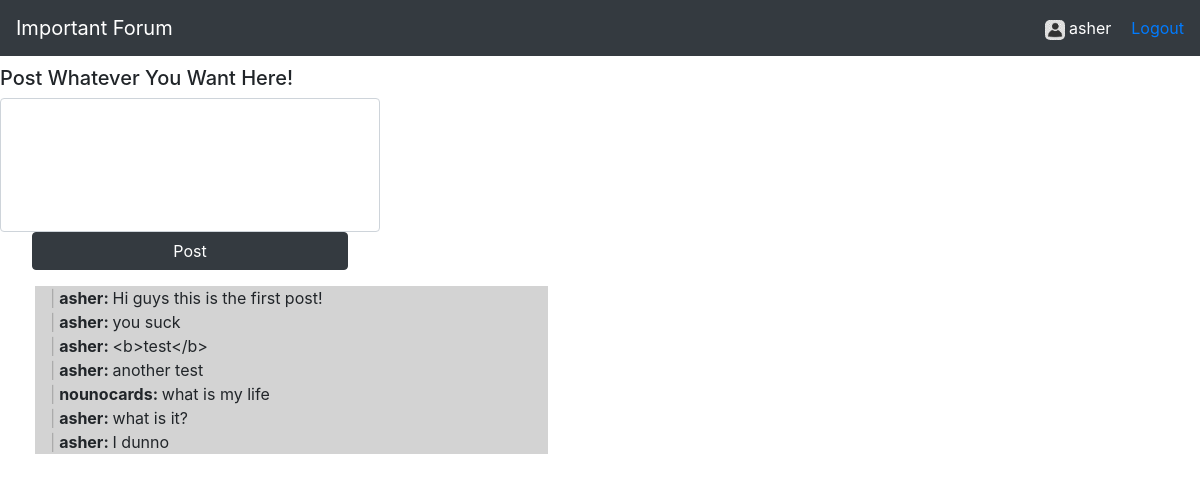
The app's page /userPage.php (signed in) with its own data.
### tables this page shows
CREATE TABLE `TextData` (
  `id` int(11) NOT NULL,
  `userData` text,
  `userID` int(11) DEFAULT NULL
);

CREATE TABLE `Users` (
  `UserID` int(11) NOT NULL,
  `UserName` varchar(25) DEFAULT NULL,
  `UserPassword` varchar(30) DEFAULT NULL
);

### userPage.php (the view, shortened to what this page needs)
<!DOCTYPE html>
<html>
<head>
<link rel="stylesheet" href="https://stackpath.bootstrapcdn.com/bootstrap/4.1.3/css/bootstrap.min.css">
<link rel="stylesheet" href="userPage.css"/>
</head>
<body>
    <?php
        $server = "localhost";
        $username = "asher";
        $password = "2302";
        $database = "ForumDB";
        $conn = new mysqli($server, $username, $password, $database);
        $user = $_SESSION['username'];
        $getData = "SELECT userData, id FROM TextData";
        $userData = $conn->query($getData);
        function displayUserData(){
            global $userData, $ID, $conn;
            if ($userData->num_rows > 0){
                while($row = $userData->fetch_assoc()){
                    $currID = $row["id"];
                    $getCurrentID = "SELECT userID FROM TextData WHERE id=$currID";
                    $userID = $conn->query($getCurrentID)->fetch_assoc()["userID"];
                    $getCurrentUser = "SELECT UserName FROM Users WHERE UserID=$userID";
                    $currUser = $conn->query($getCurrentUser)->fetch_assoc()["UserName"];
                    echo "
                     <span id='divider'>|</span><b> $currUser: </b>" .
                     htmlspecialchars($row["userData"]) .
                    "<br>";
                }
            }
        }
    ?>
<nav class="navbar navbar-expand-lg navbar-dark bg-dark ">
    <a class="navbar-brand" href="#">Important Forum</a>
    <ul class="navbar-nav ml-auto">
      <li class="nav-item" id="itemOne">
        <img id="userIcon" width="20" height="20" src="userIcon.jpg"/>
        <a class="navbar-link" >
            <?php echo $user ?>
        </a>
      </li>
      <li class="nav-item" id="itemTwo">
        <a class="navbar-link" href="userPage.php?logout=index.php">
            Logout
        </a>
      </li>
    </ul>
</nav>
<div class="centerElements">
<div class="form-group row">
    <form method="post" class="col-4" action="userPageSubmit.php">
        <h5> Post Whatever You Want Here! </h5>
        <textarea class="form-control" name="UserInput" rows="5" ></textarea>
        <input type="submit" value="Post" class="btn btn-dark col-10 offset-1" name="submitBtn"/>
    </form>
</div>
<div class="row" id="forum">
    <p class="col-5 forumPost" id="forumPost">
    <?php
     displayUserData();
    ?>
    </p>
</div>
</div>
</body>
</html>

### userPage.css (style rules this page uses)
.navbar { color: white; }
.navbar-nav { float:left; }
#itemOne { color:white; padding-right:20px; }
#itemTwo { color:white; text-decoration: none; }
#userIcon { border-radius: 5px; }
#divider { color: darkgrey; }
.forumPost { background-color: lightgrey; margin-left: 10px; }
.centerElements { position: relative; top: 10px; }
textarea { resize:none; max-width: 100%; }
#forumPost { margin-left:50px; }

### records on screen
textdata: currUser "asher", userData "Hi guys this is the first post!"
textdata: currUser "asher", userData "you suck"
textdata: currUser "asher", userData "<b>test</b>"
textdata: currUser "asher", userData "another test"
textdata: currUser "nounocards", userData "what is my life"
textdata: currUser "asher", userData "what is it?"
textdata: currUser "asher", userData "I dunno"

### other values on screen
$user "asher"
